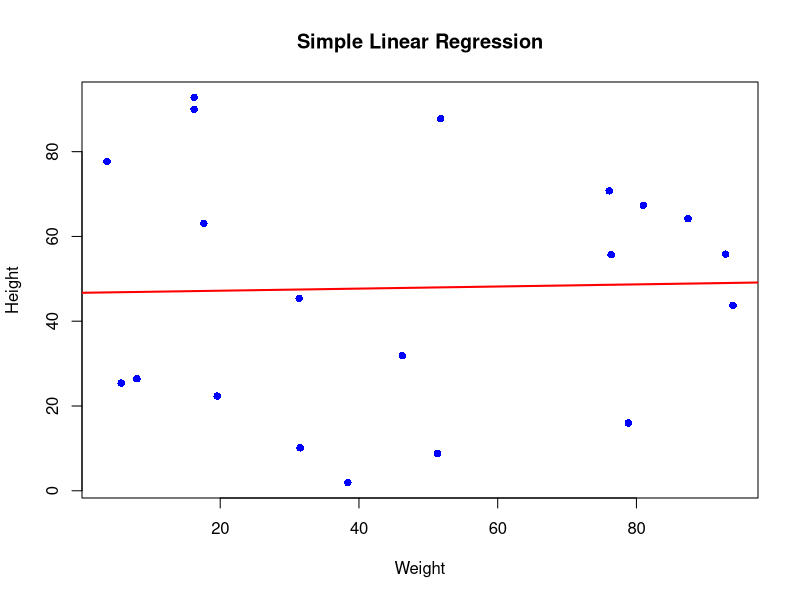

R code for this plot:
row_no <- 20
col_no <- 2

random_matrix <- matrix(runif((row_no*col_no),min=1,max=100),nrow=row_no,ncol=col_no)
random_df <- as.data.frame(random_matrix)

colnames(random_df) <- c("weight","height")
print(head(random_df))

model <- lm(height~weight,data=random_df)

inter <- coef(model)[1]
slope <- coef(model)[2]

print("Linear Regression")
cat("y=",round(slope,2)," * x + ",round(inter,2),"\n")

x <- random_df$weight
y <- random_df$height
png("linear_regression.png", width = 800, height = 600)

plot(
  x, y,
  main = "Simple Linear Regression",
  xlab = "Weight",
  ylab = "Height",
  pch = 16,
  col = "blue"
)

abline(model, col = "red", lwd = 2)

dev.off()
input=as.numeric(readline("Enter the new value of x :"))
p=predict(model,newdata=data.frame(weight=input))
cat(p)
